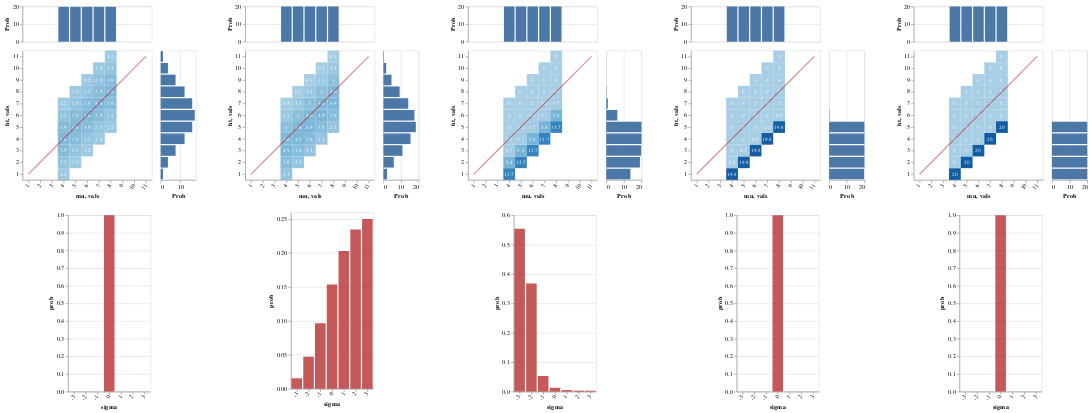

This figure's notebook cell:
### Markdown cell above
#### Pragmatic listener hears:

> "John is short"

These agents become absolutely certain that John's height falls below the standard, though they remain in the dark about what the standard is

And as seen in the `ht est` marginal, even though the standard remains unknown, the belief that John's height falls below it leads to a (negatively skewed) evaluative distribution over worlds

The evaluativity effect here is very strong

### Code cell
writeIORef cacheRef (0, Map.empty)

vlShow . sidewaysDists <$> traverse mkGraph
  [ listener infoLUM cacheRef (0, UShrt, den0)
  , lp infoLUM >>= \l -> listener infoLUM cacheRef (0, UShrt, l)
  , listener infoLUM cacheRef (1, UShrt, den0)
  , listener infoLUM cacheRef (2, UShrt, den0)
  , listener infoLUM cacheRef (3, UShrt, den0)
  ]

### Figure 1 — Vega-Lite specification as saved in the notebook (floating-point values rounded to 4 significant figures)
{"$schema": "https://vega.github.io/schema/vega-lite/v3.json", "hconcat": [{"$schema": "https://vega.github.io/schema/vega-lite/v3.json", "center": true, "vconcat": [{"$schema": "https://vega.github.io/schema/vega-lite/v3.json", "bounds": "flush", "config": {"scale": {"rectBandPaddingInner": 0}}, "data": {"values": [{"ht": "1", "mu": "4", "prob": 1.2}, {"ht": "2", "mu": "4", "prob": 2.5}, {"ht": "2", "mu": "5", "prob": 1.2}, {"ht": "3", "mu": "4", "prob": 3.9}, {"ht": "3", "mu": "5", "prob": 2.5}, {"ht": "3", "mu": "6", "prob": 1.2}, {"ht": "4", "mu": "4", "prob": 4.6}, {"ht": "4", "mu": "5", "prob": 3.9}, {"ht": "4", "mu": "6", "prob": 2.5}, {"ht": "4", "mu": "7", "prob": 1.2}, {"ht": "5", "mu": "4", "prob": 3.9}, {"ht": "5", "mu": "5", "prob": 4.6}, {"ht": "5", "mu": "6", "prob": 3.9}, {"ht": "5", "mu": "7", "prob": 2.5}, {"ht": "5", "mu": "8", "prob": 1.2}, {"ht": "6", "mu": "4", "prob": 2.5}, {"ht": "6", "mu": "5", "prob": 3.9}, {"ht": "6", "mu": "6", "prob": 4.6}, {"ht": "6", "mu": "7", "prob": 3.9}, {"ht": "6", "mu": "8", "prob": 2.5}, {"ht": "7", "mu": "4", "prob": 1.2}, {"ht": "7", "mu": "5", "prob": 2.5}, {"ht": "7", "mu": "6", "prob": 3.9}, {"ht": "7", "mu": "7", "prob": 4.6}, {"ht": "7", "mu": "8", "prob": 3.9}, {"ht": "8", "mu": "5", "prob": 1.2}, {"ht": "8", "mu": "6", "prob": 2.5}, {"ht": "8", "mu": "7", "prob": 3.9}, {"ht": "8", "mu": "8", "prob": 4.6}, {"ht": "9", "mu": "6", "prob": 1.2}, {"ht": "9", "mu": "7", "prob": 2.5}, {"ht": "9", "mu": "8", "prob": 3.9}, {"ht": "10", "mu": "7", "prob": 1.2}, {"ht": "10", "mu": "8", "prob": 2.5}, {"ht": "11", "mu": "8", "prob": 1.2}]}, "spacing": 15, "vconcat": [{"encoding": {"x": {"axis": null, "field": "mu", "scale": {"domain": ["1", "2", "3", "4", "5", "6", "7", "8", "9", "10", "11"], "rangeStep": 30}, "sort": null, "type": "ordinal"}, "y": {"aggregate": "sum", "axis": {"title": "Prob"}, "field": "prob", "type": "quantitative"}}, "height": 60, "mark": "bar"}, {"bounds": "flush", "hconcat": [{"encoding": {"x": {"axis": {"labelAngle": -55}, "field": "mu", "scale": {"domain": ["1", "2", "3", "4", "5", "6", "7", "8", "9", "10", "11"], "rangeStep": 30}, "sort": null, "type": "ordinal"}, "y": {"axis": {"labelAngle": 0}, "field": "ht", "scale": {"domain": ["11", "10", "9", "8", "7", "6", "5", "4", "3", "2", "1"], "rangeStep": 30}, "sort": null, "type": "ordinal"}}, "layer": [{"encoding": {"color": {"aggregate": "sum", "field": "prob", "legend": null, "scale": {"scheme": {"extent": [0.2, 0.9], "name": "blues"}}, "type": "quantitative"}}, "mark": "rect"}, {"encoding": {"color": {"value": "white"}, "text": {"aggregate": "sum", "field": "prob", "type": "quantitative"}}, "mark": {"fontSize": 9, "type": "text"}}, {"data": {"values": [{"vals": "1"}, {"vals": "2"}, {"vals": "3"}, {"vals": "4"}, {"vals": "5"}, {"vals": "6"}, {"vals": "7"}, {"vals": "8"}, {"vals": "9"}, {"vals": "10"}, {"vals": "11"}]}, "encoding": {"x": {"field": "vals", "sort": null, "type": "ordinal"}, "y": {"field": "vals", "sort": null, "type": "ordinal"}}, "mark": {"opacity": 0.5, "stroke": "firebrick", "strokeWidth": 2, "type": "line"}}]}, {"encoding": {"x": {"aggregate": "sum", "axis": {"title": "Prob"}, "field": "prob", "type": "quantitative"}, "y": {"axis": null, "field": "ht", "scale": {"domain": ["11", "10", "9", "8", "7", "6", "5", "4", "3", "2", "1"], "rangeStep": 30}, "sort": null, "type": "ordinal"}}, "mark": "bar", "width": 60}], "spacing": 15}]}, {"$schema": "https://vega.github.io/schema/vega-lite/v3.json", "data": {"values": [{"prob": 1, "sigma": "0"}]}, "description": "", "encoding": {"x": {"axis": {"labelAngle": -55}, "field": "sigma", "scale": {"domain": ["-3", "-2", "-1", "0", "1", "2", "3"], "rangeStep": 30}, "sort": null, "type": "ordinal"}, "y": {"field": "prob", "type": "quantitative"}}, "mark": {"color": "firebrick", "opacity": 0.75, "type": "bar"}}]}, {"$schema": "https://vega.github.io/schema/vega-lite/v3.json", "center": true, "vconcat": [{"$schema": "https://vega.github.io/schema/vega-lite/v3.json", "bounds": "flush", "config": {"scale": {"rectBandPaddingInner": 0}}, "data": {"values": [{"ht": "1", "mu": "4", "prob": 2.1}, {"ht": "2", "mu": "4", "prob": 3.8}, {"ht": "2", "mu": "5", "prob": 2.1}, {"ht": "3", "mu": "4", "prob": 4.9}, {"ht": "3", "mu": "5", "prob": 3.8}, {"ht": "3", "mu": "6", "prob": 2.1}, {"ht": "4", "mu": "4", "prob": 4.6}, {"ht": "4", "mu": "5", "prob": 4.9}, {"ht": "4", "mu": "6", "prob": 3.8}, {"ht": "4", "mu": "7", "prob": 2.1}, {"ht": "5", "mu": "4", "prob": 3}, {"ht": "5", "mu": "5", "prob": 4.6}, {"ht": "5", "mu": "6", "prob": 4.9}, {"ht": "5", "mu": "7", "prob": 3.8}, {"ht": "5", "mu": "8", "prob": 2.1}, {"ht": "6", "mu": "4", "prob": 1.3}, {"ht": "6", "mu": "5", "prob": 3}, {"ht": "6", "mu": "6", "prob": 4.6}, {"ht": "6", "mu": "7", "prob": 4.9}, {"ht": "6", "mu": "8", "prob": 3.8}, {"ht": "7", "mu": "4", "prob": 0.3}, {"ht": "7", "mu": "5", "prob": 1.3}, {"ht": "7", "mu": "6", "prob": 3}, {"ht": "7", "mu": "7", "prob": 4.6}, {"ht": "7", "mu": "8", "prob": 4.9}, {"ht": "8", "mu": "5", "prob": 0.3}, {"ht": "8", "mu": "6", "prob": 1.3}, {"ht": "8", "mu": "7", "prob": 3}, {"ht": "8", "mu": "8", "prob": 4.6}, {"ht": "9", "mu": "6", "prob": 0.3}, {"ht": "9", "mu": "7", "prob": 1.3}, {"ht": "9", "mu": "8", "prob": 3}, {"ht": "10", "mu": "7", "prob": 0.3}, {"ht": "10", "mu": "8", "prob": 1.3}, {"ht": "11", "mu": "8", "prob": 0.3}]}, "spacing": 15, "vconcat": [{"encoding": {"x": {"axis": null, "field": "mu", "scale": {"domain": ["1", "2", "3", "4", "5", "6", "7", "8", "9", "10", "11"], "rangeStep": 30}, "sort": null, "type": "ordinal"}, "y": {"aggregate": "sum", "axis": {"title": "Prob"}, "field": "prob", "type": "quantitative"}}, "height": 60, "mark": "bar"}, {"bounds": "flush", "hconcat": [{"encoding": {"x": {"axis": {"labelAngle": -55}, "field": "mu", "scale": {"domain": ["1", "2", "3", "4", "5", "6", "7", "8", "9", "10", "11"], "rangeStep": 30}, "sort": null, "type": "ordinal"}, "y": {"axis": {"labelAngle": 0}, "field": "ht", "scale": {"domain": ["11", "10", "9", "8", "7", "6", "5", "4", "3", "2", "1"], "rangeStep": 30}, "sort": null, "type": "ordinal"}}, "layer": [{"encoding": {"color": {"aggregate": "sum", "field": "prob", "legend": null, "scale": {"scheme": {"extent": [0.2, 0.9], "name": "blues"}}, "type": "quantitative"}}, "mark": "rect"}, {"encoding": {"color": {"value": "white"}, "text": {"aggregate": "sum", "field": "prob", "type": "quantitative"}}, "mark": {"fontSize": 9, "type": "text"}}, {"data": {"values": [{"vals": "1"}, {"vals": "2"}, {"vals": "3"}, {"vals": "4"}, {"vals": "5"}, {"vals": "6"}, {"vals": "7"}, {"vals": "8"}, {"vals": "9"}, {"vals": "10"}, {"vals": "11"}]}, "encoding": {"x": {"field": "vals", "sort": null, "type": "ordinal"}, "y": {"field": "vals", "sort": null, "type": "ordinal"}}, "mark": {"opacity": 0.5, "stroke": "firebrick", "strokeWidth": 2, "type": "line"}}]}, {"encoding": {"x": {"aggregate": "sum", "axis": {"title": "Prob"}, "field": "prob", "type": "quantitative"}, "y": {"axis": null, "field": "ht", "scale": {"domain": ["11", "10", "9", "8", "7", "6", "5", "4", "3", "2", "1"], "rangeStep": 30}, "sort": null, "type": "ordinal"}}, "mark": "bar", "width": 60}], "spacing": 15}]}, {"$schema": "https://vega.github.io/schema/vega-lite/v3.json", "data": {"values": [{"prob": 0.01533, "sigma": "-3"}, {"prob": 0.04714, "sigma": "-2"}, {"prob": 0.09646, "sigma": "-1"}, {"prob": 0.1535, "sigma": "0"}, {"prob": 0.2029, "sigma": "1"}, {"prob": 0.2347, "sigma": "2"}, {"prob": 0.25, "sigma": "3"}]}, "description": "", "encoding": {"x": {"axis": {"labelAngle": -55}, "field": "sigma", "scale": {"domain": ["-3", "-2", "-1", "0", "1", "2", "3"], "rangeStep": 30}, "sort": null, "type": "ordinal"}, "y": {"field": "prob", "type": "quantitative"}}, "mark": {"color": "firebrick", "opacity": 0.75, "type": "bar"}}]}, {"$schema": "https://vega.github.io/schema/vega-lite/v3.json", "center": true, "vconcat": [{"$schema": "https://vega.github.io/schema/vega-lite/v3.json", "bounds": "flush", "config": {"scale": {"rectBandPaddingInner": 0}}, "data": {"values": [{"ht": "1", "mu": "4", "prob": 13.7}, {"ht": "2", "mu": "4", "prob": 5.4}, {"ht": "2", "mu": "5", "prob": 13.7}, {"ht": "3", "mu": "4", "prob": 0.7}, {"ht": "3", "mu": "5", "prob": 5.4}, {"ht": "3", "mu": "6", "prob": 13.7}, {"ht": "4", "mu": "4", "prob": 0.2}, {"ht": "4", "mu": "5", "prob": 0.7}, {"ht": "4", "mu": "6", "prob": 5.4}, {"ht": "4", "mu": "7", "prob": 13.7}, {"ht": "5", "mu": "4", "prob": 0}, {"ht": "5", "mu": "5", "prob": 0.2}, {"ht": "5", "mu": "6", "prob": 0.7}, {"ht": "5", "mu": "7", "prob": 5.4}, {"ht": "5", "mu": "8", "prob": 13.7}, {"ht": "6", "mu": "4", "prob": 0}, {"ht": "6", "mu": "5", "prob": 0}, {"ht": "6", "mu": "6", "prob": 0.2}, {"ht": "6", "mu": "7", "prob": 0.7}, {"ht": "6", "mu": "8", "prob": 5.4}, {"ht": "7", "mu": "4", "prob": 0}, {"ht": "7", "mu": "5", "prob": 0}, {"ht": "7", "mu": "6", "prob": 0}, {"ht": "7", "mu": "7", "prob": 0.2}, {"ht": "7", "mu": "8", "prob": 0.7}, {"ht": "8", "mu": "5", "prob": 0}, {"ht": "8", "mu": "6", "prob": 0}, {"ht": "8", "mu": "7", "prob": 0}, {"ht": "8", "mu": "8", "prob": 0.2}, {"ht": "9", "mu": "6", "prob": 0}, {"ht": "9", "mu": "7", "prob": 0}, {"ht": "9", "mu": "8", "prob": 0}, {"ht": "10", "mu": "7", "prob": 0}, {"ht": "10", "mu": "8", "prob": 0}, {"ht": "11", "mu": "8", "prob": 0}]}, "spacing": 15, "vconcat": [{"encoding": {"x": {"axis": null, "field": "mu", "scale": {"domain": ["1", "2", "3", "4", "5", "6", "7", "8", "9", "10", "11"], "rangeStep": 30}, "sort": null, "type": "ordinal"}, "y": {"aggregate": "sum", "axis": {"title": "Prob"}, "field": "prob", "type": "quantitative"}}, "height": 60, "mark": "bar"}, {"bounds": "flush", "hconcat": [{"encoding": {"x": {"axis": {"labelAngle": -55}, "field": "mu", "scale": {"domain": ["1", "2", "3", "4", "5", "6", "7", "8", "9", "10", "11"], "rangeStep": 30}, "sort": null, "type": "ordinal"}, "y": {"axis": {"labelAngle": 0}, "field": "ht", "scale": {"domain": ["11", "10", "9", "8", "7", "6", "5", "4", "3", "2", "1"], "rangeStep": 30}, "sort": null, "type": "ordinal"}}, "layer": [{"encoding": {"color": {"aggregate": "sum", "field": "prob", "legend": null, "scale": {"scheme": {"extent": [0.2, 0.9], "name": "blues"}}, "type": "quantitative"}}, "mark": "rect"}, {"encoding": {"color": {"value": "white"}, "text": {"aggregate": "sum", "field": "prob", "type": "quantitative"}}, "mark": {"fontSize": 9, "type": "text"}}, {"data": {"values": [{"vals": "1"}, {"vals": "2"}, {"vals": "3"}, {"vals": "4"}, {"vals": "5"}, {"vals": "6"}, {"vals": "7"}, {"vals": "8"}, {"vals": "9"}, {"vals": "10"}, {"vals": "11"}]}, "encoding": {"x": {"field": "vals", "sort": null, "type": "ordinal"}, "y": {"field": "vals", "sort": null, "type": "ordinal"}}, "mark": {"opacity": 0.5, "stroke": "firebrick", "strokeWidth": 2, "type": "line"}}]}, {"encoding": {"x": {"aggregate": "sum", "axis": {"title": "Prob"}, "field": "prob", "type": "quantitative"}, "y": {"axis": null, "field": "ht", "scale": {"domain": ["11", "10", "9", "8", "7", "6", "5", "4", "3", "2", "1"], "rangeStep": 30}, "sort": null, "type": "ordinal"}}, "mark": "bar", "width": 60}], "spacing": 15}]}, {"$schema": "https://vega.github.io/schema/vega-lite/v3.json", "data": {"values": [{"prob": 0.5542, "sigma": "-3"}, {"prob": 0.3681, "sigma": "-2"}, {"prob": 0.05312, "sigma": "-1"}, {"prob": 0.01304, "sigma": "0"}, {"prob": 0.005264, "sigma": "1"}, {"prob": 0.003337, "sigma": "2"}, {"prob": 0.002968, "sigma": "3"}]}, "description": "", "encoding": {"x": {"axis": {"labelAngle": -55}, "field": "sigma", "scale": {"domain": ["-3", "-2", "-1", "0", "1", "2", "3"], "rangeStep": 30}, "sort": null, "type": "ordinal"}, "y": {"field": "prob", "type": "quantitative"}}, "mark": {"color": "firebrick", "opacity": 0.75, "type": "bar"}}]}, {"$schema": "https://vega.github.io/schema/vega-lite/v3.json", "center": true, "vconcat": [{"$schema": "https://vega.github.io/schema/vega-lite/v3.json", "bounds": "flush", "config": {"scale": {"rectBandPaddingInner": 0}}, "data": {"values": [{"ht": "1", "mu": "4", "prob": 19.8}, {"ht": "2", "mu": "4", "prob": 0.2}, {"ht": "2", "mu": "5", "prob": 19.8}, {"ht": "3", "mu": "4", "prob": 0}, {"ht": "3", "mu": "5", "prob": 0.2}, {"ht": "3", "mu": "6", "prob": 19.8}, {"ht": "4", "mu": "4", "prob": 0}, {"ht": "4", "mu": "5", "prob": 0}, {"ht": "4", "mu": "6", "prob": 0.2}, {"ht": "4", "mu": "7", "prob": 19.8}, {"ht": "5", "mu": "4", "prob": 0}, {"ht": "5", "mu": "5", "prob": 0}, {"ht": "5", "mu": "6", "prob": 0}, {"ht": "5", "mu": "7", "prob": 0.2}, {"ht": "5", "mu": "8", "prob": 19.8}, {"ht": "6", "mu": "4", "prob": 0}, {"ht": "6", "mu": "5", "prob": 0}, {"ht": "6", "mu": "6", "prob": 0}, {"ht": "6", "mu": "7", "prob": 0}, {"ht": "6", "mu": "8", "prob": 0.2}, {"ht": "7", "mu": "4", "prob": 0}, {"ht": "7", "mu": "5", "prob": 0}, {"ht": "7", "mu": "6", "prob": 0}, {"ht": "7", "mu": "7", "prob": 0}, {"ht": "7", "mu": "8", "prob": 0}, {"ht": "8", "mu": "5", "prob": 0}, {"ht": "8", "mu": "6", "prob": 0}, {"ht": "8", "mu": "7", "prob": 0}, {"ht": "8", "mu": "8", "prob": 0}, {"ht": "9", "mu": "6", "prob": 0}, {"ht": "9", "mu": "7", "prob": 0}, {"ht": "9", "mu": "8", "prob": 0}, {"ht": "10", "mu": "7", "prob": 0}, {"ht": "10", "mu": "8", "prob": 0}, {"ht": "11", "mu": "8", "prob": 0}]}, "spacing": 15, "vconcat": [{"encoding": {"x": {"axis": null, "field": "mu", "scale": {"domain": ["1", "2", "3", "4", "5", "6", "7", "8", "9", "10", "11"], "rangeStep": 30}, "sort": null, "type": "ordinal"}, "y": {"aggregate": "sum", "axis": {"title": "Prob"}, "field": "prob", "type": "quantitative"}}, "height": 60, "mark": "bar"}, {"bounds": "flush", "hconcat": [{"encoding": {"x": {"axis": {"labelAngle": -55}, "field": "mu", "scale": {"domain": ["1", "2", "3", "4", "5", "6", "7", "8", "9", "10", "11"], "rangeStep": 30}, "sort": null, "type": "ordinal"}, "y": {"axis": {"labelAngle": 0}, "field": "ht", "scale": {"domain": ["11", "10", "9", "8", "7", "6", "5", "4", "3", "2", "1"], "rangeStep": 30}, "sort": null, "type": "ordinal"}}, "layer": [{"encoding": {"color": {"aggregate": "sum", "field": "prob", "legend": null, "scale": {"scheme": {"extent": [0.2, 0.9], "name": "blues"}}, "type": "quantitative"}}, "mark": "rect"}, {"encoding": {"color": {"value": "white"}, "text": {"aggregate": "sum", "field": "prob", "type": "quantitative"}}, "mark": {"fontSize": 9, "type": "text"}}, {"data": {"values": [{"vals": "1"}, {"vals": "2"}, {"vals": "3"}, {"vals": "4"}, {"vals": "5"}, {"vals": "6"}, {"vals": "7"}, {"vals": "8"}, {"vals": "9"}, {"vals": "10"}, {"vals": "11"}]}, "encoding": {"x": {"field": "vals", "sort": null, "type": "ordinal"}, "y": {"field": "vals", "sort": null, "type": "ordinal"}}, "mark": {"opacity": 0.5, "stroke": "firebrick", "strokeWidth": 2, "type": "line"}}]}, {"encoding": {"x": {"aggregate": "sum", "axis": {"title": "Prob"}, "field": "prob", "type": "quantitative"}, "y": {"axis": null, "field": "ht", "scale": {"domain": ["11", "10", "9", "8", "7", "6", "5", "4", "3", "2", "1"], "rangeStep": 30}, "sort": null, "type": "ordinal"}}, "mark": "bar", "width": 60}], "spacing": 15}]}, {"$schema": "https://vega.github.io/schema/vega-lite/v3.json", "data": {"values": [{"prob": 1, "sigma": "0"}]}, "description": "", "encoding": {"x": {"axis": {"labelAngle": -55}, "field": "sigma", "scale": {"domain": ["-3", "-2", "-1", "0", "1", "2", "3"], "rangeStep": 30}, "sort": null, "type": "ordinal"}, "y": {"field": "prob", "type": "quantitative"}}, "mark": {"color": "firebrick", "opacity": 0.75, "type": "bar"}}]}, {"$schema": "https://vega.github.io/schema/vega-lite/v3.json", "center": true, "vconcat": [{"$schema": "https://vega.github.io/schema/vega-lite/v3.json", "bounds": "flush", "config": {"scale": {"rectBandPaddingInner": 0}}, "data": {"values": [{"ht": "1", "mu": "4", "prob": 20}, {"ht": "2", "mu": "4", "prob": 0}, {"ht": "2", "mu": "5", "prob": 20}, {"ht": "3", "mu": "4", "prob": 0}, {"ht": "3", "mu": "5", "prob": 0}, {"ht": "3", "mu": "6", "prob": 20}, {"ht": "4", "mu": "4", "prob": 0}, {"ht": "4", "mu": "5", "prob": 0}, {"ht": "4", "mu": "6", "prob": 0}, {"ht": "4", "mu": "7", "prob": 20}, {"ht": "5", "mu": "4", "prob": 0}, {"ht": "5", "mu": "5", "prob": 0}, {"ht": "5", "mu": "6", "prob": 0}, {"ht": "5", "mu": "7", "prob": 0}, {"ht": "5", "mu": "8", "prob": 20}, {"ht": "6", "mu": "4", "prob": 0}, {"ht": "6", "mu": "5", "prob": 0}, {"ht": "6", "mu": "6", "prob": 0}, {"ht": "6", "mu": "7", "prob": 0}, {"ht": "6", "mu": "8", "prob": 0}, {"ht": "7", "mu": "4", "prob": 0}, {"ht": "7", "mu": "5", "prob": 0}, {"ht": "7", "mu": "6", "prob": 0}, {"ht": "7", "mu": "7", "prob": 0}, {"ht": "7", "mu": "8", "prob": 0}, {"ht": "8", "mu": "5", "prob": 0}, {"ht": "8", "mu": "6", "prob": 0}, {"ht": "8", "mu": "7", "prob": 0}, {"ht": "8", "mu": "8", "prob": 0}, {"ht": "9", "mu": "6", "prob": 0}, {"ht": "9", "mu": "7", "prob": 0}, {"ht": "9", "mu": "8", "prob": 0}, {"ht": "10", "mu": "7", "prob": 0}, {"ht": "10", "mu": "8", "prob": 0}, {"ht": "11", "mu": "8", "prob": 0}]}, "spacing": 15, "vconcat": [{"encoding": {"x": {"axis": null, "field": "mu", "scale": {"domain": ["1", "2", "3", "4", "5", "6", "7", "8", "9", "10", "11"], "rangeStep": 30}, "sort": null, "type": "ordinal"}, "y": {"aggregate": "sum", "axis": {"title": "Prob"}, "field": "prob", "type": "quantitative"}}, "height": 60, "mark": "bar"}, {"bounds": "flush", "hconcat": [{"encoding": {"x": {"axis": {"labelAngle": -55}, "field": "mu", "scale": {"domain": ["1", "2", "3", "4", "5", "6", "7", "8", "9", "10", "11"], "rangeStep": 30}, "sort": null, "type": "ordinal"}, "y": {"axis": {"labelAngle": 0}, "field": "ht", "scale": {"domain": ["11", "10", "9", "8", "7", "6", "5", "4", "3", "2", "1"], "rangeStep": 30}, "sort": null, "type": "ordinal"}}, "layer": [{"encoding": {"color": {"aggregate": "sum", "field": "prob", "legend": null, "scale": {"scheme": {"extent": [0.2, 0.9], "name": "blues"}}, "type": "quantitative"}}, "mark": "rect"}, {"encoding": {"color": {"value": "white"}, "text": {"aggregate": "sum", "field": "prob", "type": "quantitative"}}, "mark": {"fontSize": 9, "type": "text"}}, {"data": {"values": [{"vals": "1"}, {"vals": "2"}, {"vals": "3"}, {"vals": "4"}, {"vals": "5"}, {"vals": "6"}, {"vals": "7"}, {"vals": "8"}, {"vals": "9"}, {"vals": "10"}, {"vals": "11"}]}, "encoding": {"x": {"field": "vals", "sort": null, "type": "ordinal"}, "y": {"field": "vals", "sort": null, "type": "ordinal"}}, "mark": {"opacity": 0.5, "stroke": "firebrick", "strokeWidth": 2, "type": "line"}}]}, {"encoding": {"x": {"aggregate": "sum", "axis": {"title": "Prob"}, "field": "prob", "type": "quantitative"}, "y": {"axis": null, "field": "ht", "scale": {"domain": ["11", "10", "9", "8", "7", "6", "5", "4", "3", "2", "1"], "rangeStep": 30}, "sort": null, "type": "ordinal"}}, "mark": "bar", "width": 60}], "spacing": 15}]}, {"$schema": "https://vega.github.io/schema/vega-lite/v3.json", "data": {"values": [{"prob": 1, "sigma": "0"}]}, "description": "", "encoding": {"x": {"axis": {"labelAngle": -55}, "field": "sigma", "scale": {"domain": ["-3", "-2", "-1", "0", "1", "2", "3"], "rangeStep": 30}, "sort": null, "type": "ordinal"}, "y": {"field": "prob", "type": "quantitative"}}, "mark": {"color": "firebrick", "opacity": 0.75, "type": "bar"}}]}], "spacing": 50}
